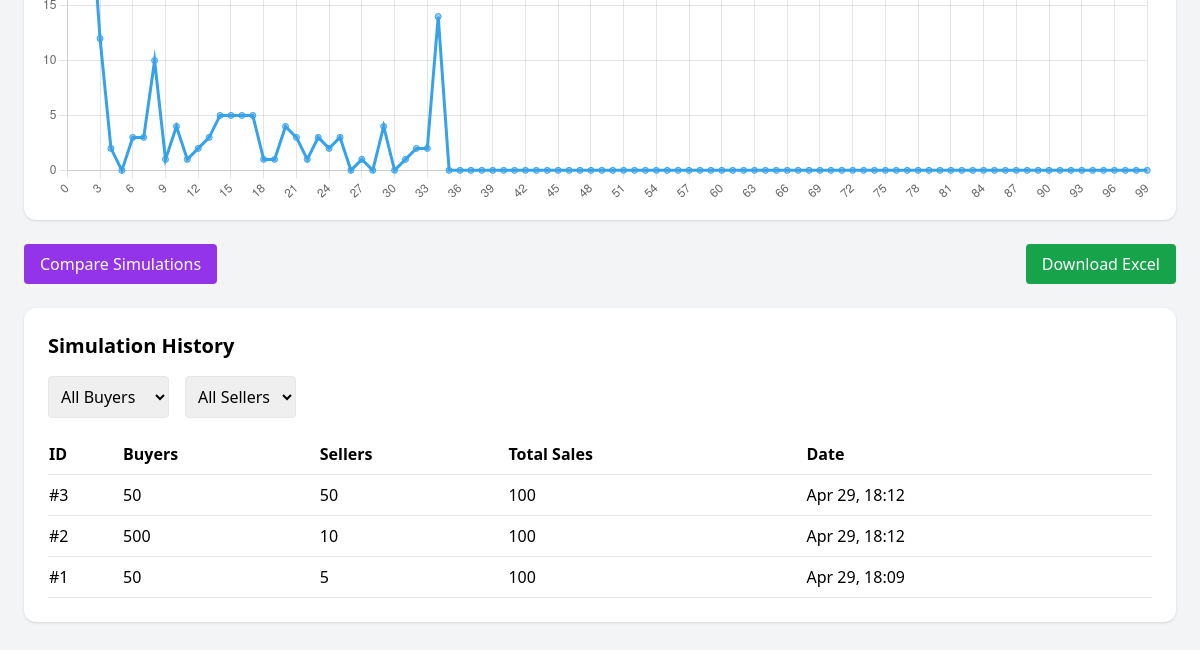
Before: / (lower part) with the older database file.
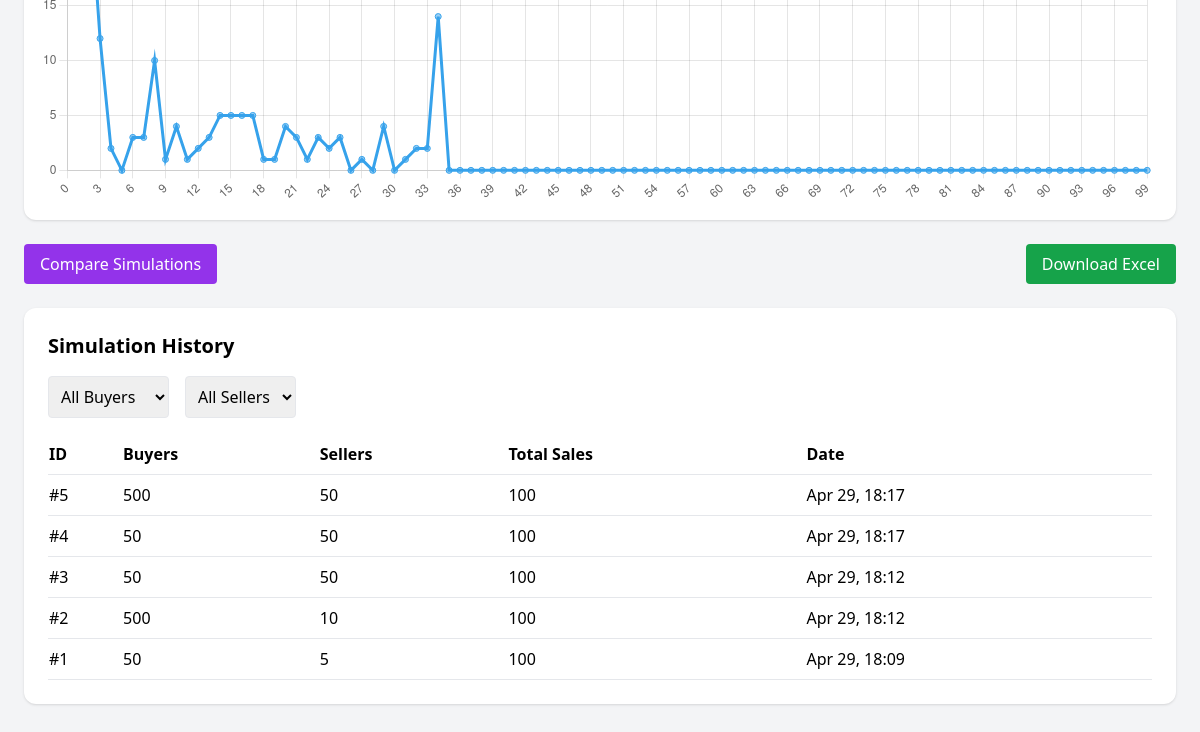
After: the same page with the newer database file.
### simulation/models.py (models this page shows)
class SimulationRun(models.Model):
    created_at = models.DateTimeField(auto_now_add=True)
    buyers = models.IntegerField()
    sellers = models.IntegerField()
    prices = models.JSONField()
    demand = models.JSONField()
    sales = models.JSONField()

### simulation/views.py (the view)
# urls.py: path('', dashboard, name='dashboard'),
def dashboard(request):
    if request.method == "POST":
        buyers = int(request.POST.get("buyers"))
        sellers = int(request.POST.get("sellers"))
        data = run_simulation(buyers, sellers)
        SimulationRun.objects.create(
            buyers=buyers,
            sellers=sellers,
            prices=data["prices"],
            demand=data["demand"],
            sales=data["sales"]
        )
    else:
        data = run_simulation()
    history = SimulationRun.objects.order_by('-created_at')[:5]
    return render(request, "simulation/dashboard.html", {
        "data": data,
        "history": history
    })

### simulation/templates/simulation/dashboard.html (shortened to what this page needs)
<!DOCTYPE html>
<html>
<head>
    <script src="https://cdn.tailwindcss.com"></script>
</head>
<body class="bg-gray-100">
<div class="max-w-6xl mx-auto py-10">
    <div class="grid grid-cols-2 gap-6">
        <div class="bg-white p-4 rounded-xl shadow col-span-2">
            <canvas id="salesChart"></canvas>
        </div>
    </div>
    <div class="mt-6 flex justify-between">
        <a href="/compare/" class="bg-purple-600 text-white px-4 py-2 rounded">Compare Simulations</a>
        <a href="/export/" class="bg-green-600 text-white px-4 py-2 rounded">Download Excel</a>
    </div>
    <div class="mt-6 bg-white p-6 rounded-xl shadow">
        <h2 class="text-xl font-bold mb-4">Simulation History</h2>
        <div class="flex gap-4 mb-4">
            <select id="buyerFilter" onchange="filterHistory()" class="border p-2 rounded">
                <option value="">All Buyers</option>
            </select>
            <select id="sellerFilter" onchange="filterHistory()" class="border p-2 rounded">
                <option value="">All Sellers</option>
            </select>
        </div>
        <table class="w-full">
            <thead>
                <tr class="border-b">
                    <th class="py-2 text-left">ID</th>
                    <th class="py-2 text-left">Buyers</th>
                    <th class="py-2 text-left">Sellers</th>
                    <th class="py-2 text-left">Total Sales</th>
                    <th class="py-2 text-left">Date</th>
                </tr>
            </thead>
            <tbody id="historyTable">
                {% for sim in history %}
                <tr class="border-b history-row" data-buyers="{{ sim.buyers }}" data-sellers="{{ sim.sellers }}">
                    <td class="py-2">#{{ sim.id }}</td>
                    <td class="py-2">{{ sim.buyers }}</td>
                    <td class="py-2">{{ sim.sellers }}</td>
                    <td class="py-2">{{ sim.sales|length }}</td>
                    <td class="py-2">{{ sim.created_at|date:"M d, H:i" }}</td>
                </tr>
                {% endfor %}
            </tbody>
        </table>
    </div>
</div>
</body>
</html>

Changed rows visible on the page:
added SimulationRun: id "5", buyers "500", sellers "50", sales|length "100", created_at "Apr 29, 18:17"
added SimulationRun: id "4", buyers "50", sellers "50", sales|length "100", created_at "Apr 29, 18:17"
